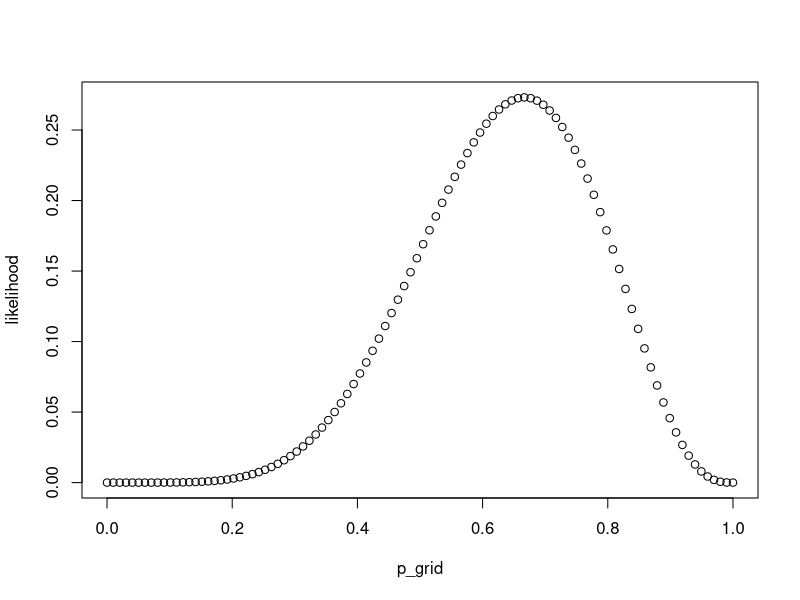
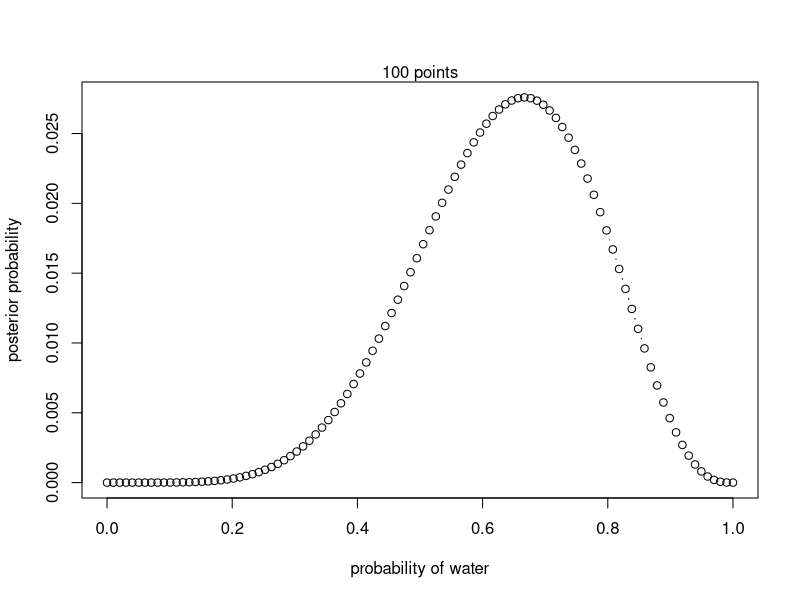
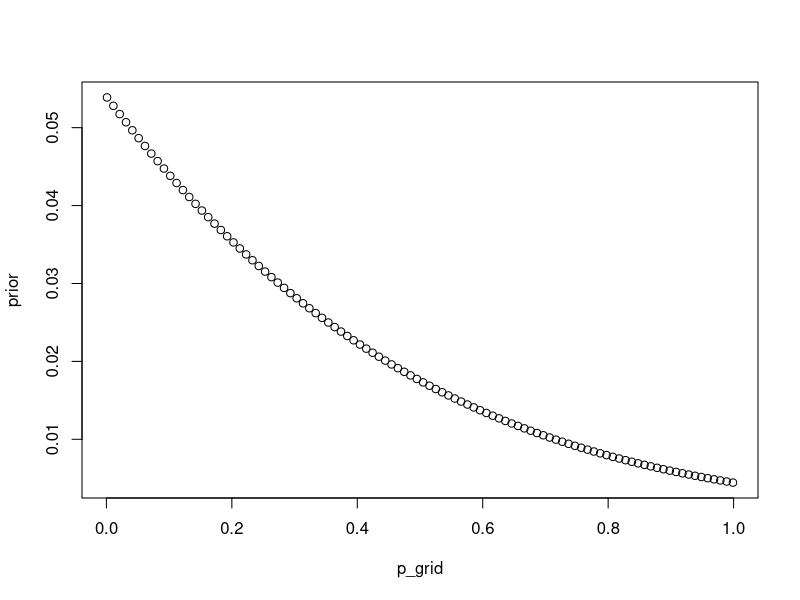
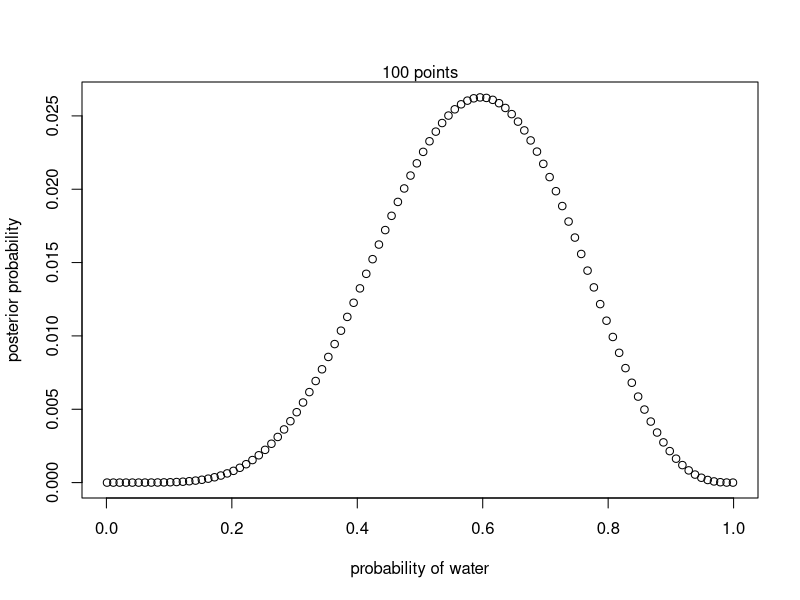
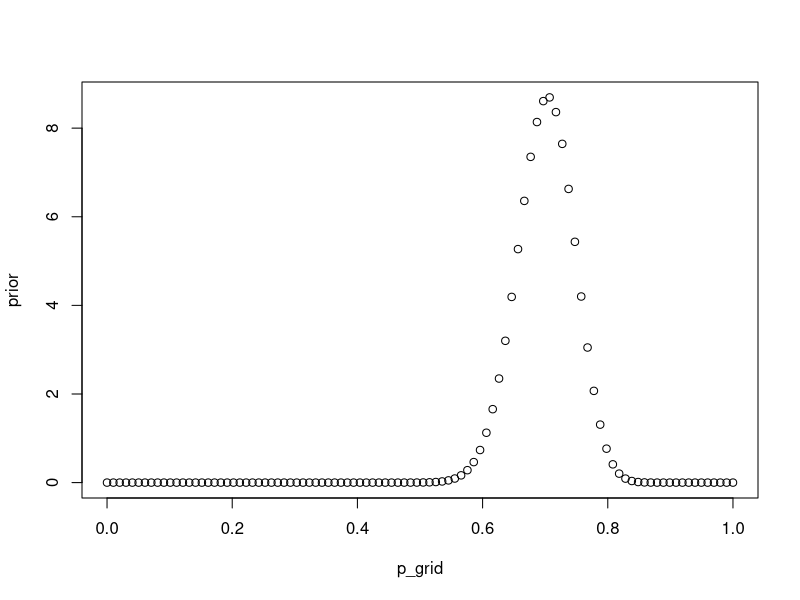
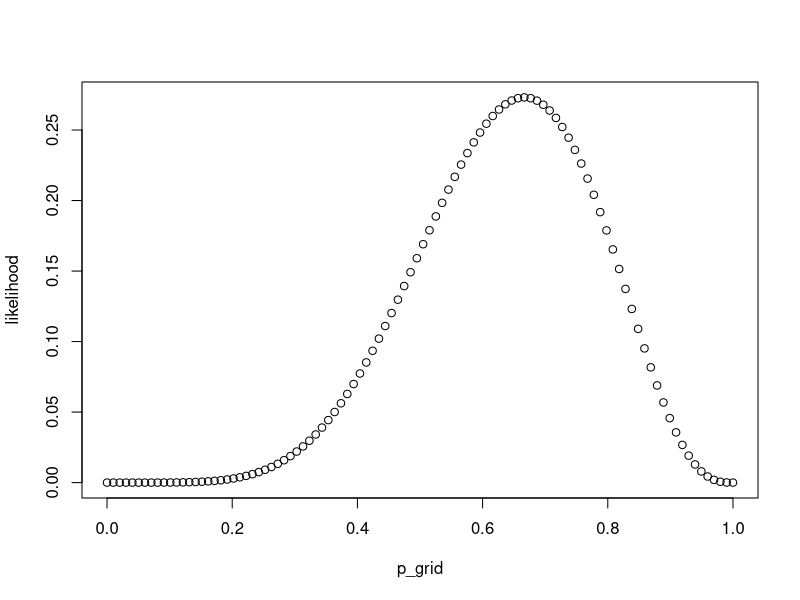
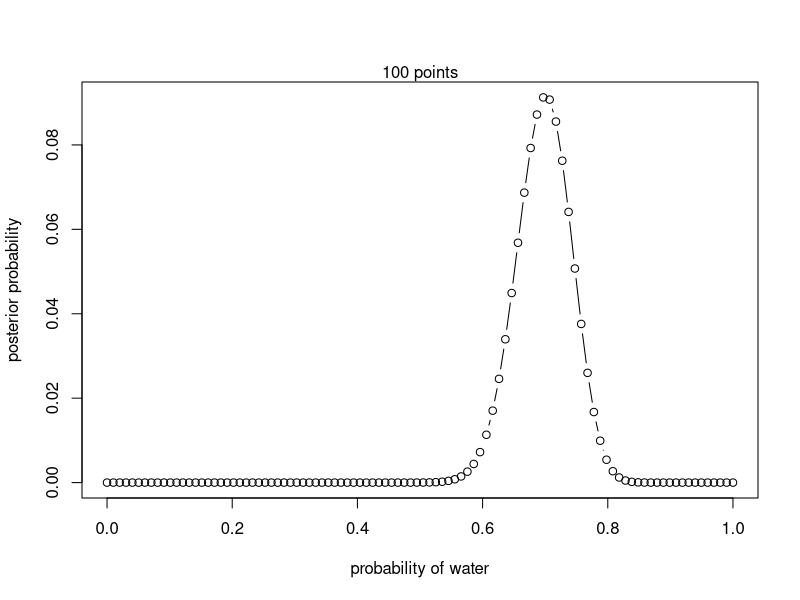

Generate these figures, in order, with R:
#Compute posterior distribution by hand
#Problem settings: 9 tosses, 6 success
#-----------------------------------------
# define grid
p_grid <- seq( from=0 , to=1 , length.out=100)
# define prior
prior <- rep(1, length(p_grid))
# compute likelihood at each value in grid, 9 toss, 6 sucessess
likelihood <- dbinom( 6 , size=9 , prob=p_grid )
plot(p_grid, likelihood)
# compute product of likelihood and prior
unstd.posterior <- likelihood * prior

# standardize the posterior, so it sums to 1
posterior <- unstd.posterior/ sum(unstd.posterior)
cat("sum is", sum(posterior), '\n')
plot( p_grid , posterior , type="b" ,
      xlab="probability of water" , ylab="posterior probability" )
mtext( "100 points" )

#---------------------------------------------
#Changing prior
#Now lest's making prior a normal distribution as a funtion of p_grid
# define grid
p_grid <- seq( from=0.001 , to=0.999 , length.out=100)
# define prior
#prior <- ifelse( p_grid < 0.5 , 0 , 1 )
prior <- dnorm(p_grid, mean=-2, sd = 1)
plot(p_grid, prior)

#Check if the intergration is less that 1. Note: A prior does not need to be intergrated to 1
#In this case we have improper prior
f <- function(x){dnorm(x, mean=-2, sd = 1)}
integrate(f, lower = 0, upper = 1)

# compute likelihood at each value in grid, 9 toss, 6 sucessess
likelihood <- dbinom( 6 , size=9 , prob=p_grid )
# compute product of likelihood and prior
unstd.posterior <- likelihood * prior

# standardize the posterior, so it sums to 1
posterior <- unstd.posterior/ sum(unstd.posterior)
cat("sum is", sum(posterior), '\n')
plot( p_grid , posterior , type="b" ,
      xlab="probability of water" , ylab="posterior probability" )
mtext( "100 points" )

#---------------------------------------------------------
#chaging prior again: 
#According to the literature 60-80% chances will get a success. 
#Take this information into account in your prior and calculate new posterior.
#In this case we need to calculate prior distribution
#make the mean of prior .7; let's make our prior a conjugate prior of posterior
#let's make a pseudo sample size as 100
#prior ~ beta(a,b); a = 0.7*100 = 70; b =0.3*100 = 30
#---------------------------------------------------------
# define grid
p_grid <- seq( from=0, to=1, length.out=100)
prior <-dbeta(p_grid,70,30)
plot(p_grid, prior)
# check intergration 
f <- function(x){dbeta(x,70,30)}
integrate(f, lower = 0, upper = 1)

# compute likelihood at each value in grid, 9 toss, 6 sucessess
likelihood <- dbinom( 6 , size=9 , prob=p_grid )
plot(p_grid, likelihood)

# compute product of likelihood and prior
unstd.posterior <- likelihood * prior

# standardize the posterior, so it sums to 1
posterior <- unstd.posterior/ sum(unstd.posterior)
cat("sum is", sum(posterior), '\n')
plot( p_grid , posterior , type="b" ,
      xlab="probability of water" , ylab="posterior probability" )
mtext( "100 points" )


